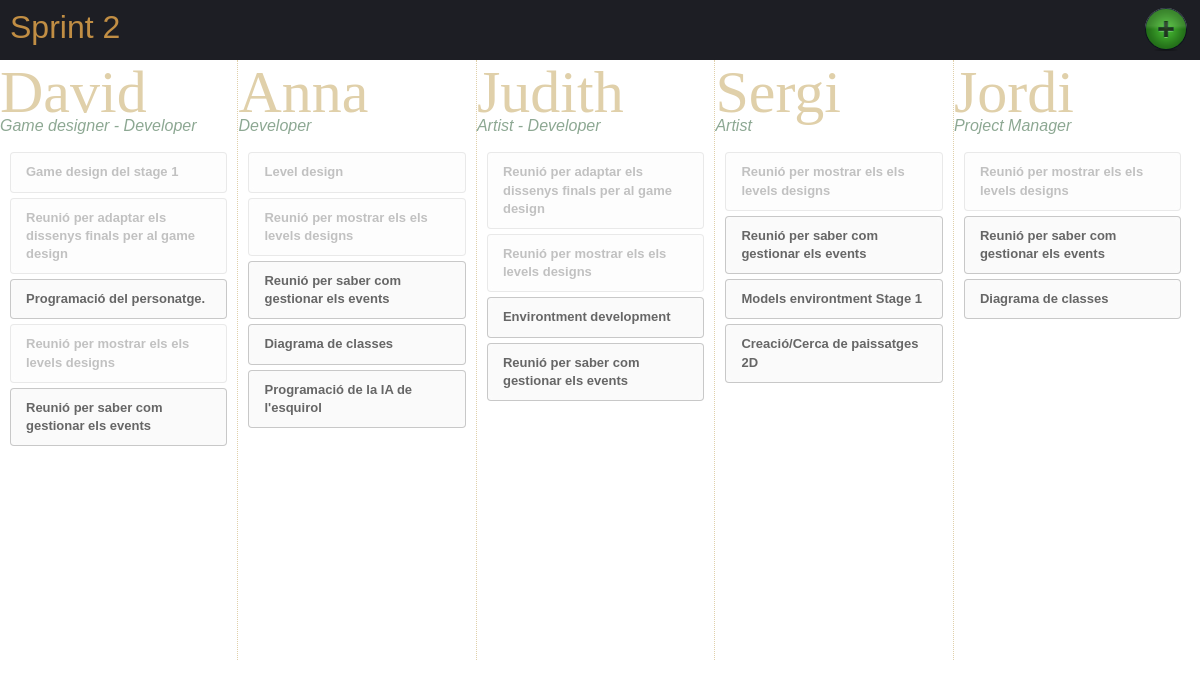
Page /index.php/home on the committed database.
### tables this page shows
CREATE TABLE `usuari` (
  `pk_usuari` int(11) NOT NULL AUTO_INCREMENT,
  `nom` varchar(100) NOT NULL,
  `cognoms` varchar(100) NOT NULL,
  `perfil` varchar(100) NOT NULL,
  PRIMARY KEY (`pk_usuari`)
);

CREATE TABLE `tasca_x_usuari` (
  `fk_tasca` int(5) NOT NULL,
  `fk_usuari` int(5) NOT NULL,
  `temps_dedicat` int(5) NOT NULL,
  KEY `fk_tasca` (`fk_tasca`,`fk_usuari`),
  KEY `fk_usuari` (`fk_usuari`)
);

CREATE TABLE `tasca` (
  `pk_tasca` int(5) NOT NULL AUTO_INCREMENT,
  `nom` varchar(100) NOT NULL,
  `explicacio` text NOT NULL,
  `data_fi` date NOT NULL,
  `fk_sprint` int(5) NOT NULL,
  `completada` int(1) NOT NULL DEFAULT '0',
  PRIMARY KEY (`pk_tasca`),
  KEY `fk_sprint` (`fk_sprint`)
);

### application/controllers/home.php (called while the page is built)
<?php if ( ! defined('BASEPATH')) exit('No direct script access allowed');
class Home extends CI_Controller {
	public function index()
	{
		$this->load->model('tasca', 'm_tasca', TRUE);
		$data['list_tasks'] 	= $this->m_tasca->getAllTasques();
		$data['list_usuaris'] 	= $this->m_tasca->getAllUsuaris();
		$data['sprint']		 	= $this->m_tasca->getAllSprints();
		$data['edit'] = false;
		$this->load->view('shared/header');
		$this->load->view('home', $data);
		$this->load->view('shared/footer');
	}
}
?>

### index.php (called while the page is built, shortened)
<?php
require_once BASEPATH.'core/CodeIgniter.php';

### application/models/tasca.php (called while the page is built, shortened)
<?php
class Tasca extends CI_Model {
    function getAllTasques()
    {
	    $this->db->select('*, DAY(tasca.data_fi) AS dia_datafi, MONTH(tasca.data_fi) AS mes_datafi, YEAR(tasca.data_fi) AS any_datafi,  usuari.nom as usuari_nom, tasca.nom as tasca_nom');
	    $this->db->from('tasca');
	    $this->db->join('tasca_x_usuari', 'tasca_x_usuari.fk_tasca = tasca.pk_tasca');
	    $this->db->join('usuari', 'usuari.pk_usuari = tasca_x_usuari.fk_usuari');
        $query = $this->db->get();
        return $query->result();
    }
    function getAllUsuaris()
    {
	    $this->db->select('*');
	    $this->db->from('usuari');
        $query = $this->db->get();
        return $query->result();
    }
    function getAllSprints()
    {
	    $this->db->select('*');
	    $this->db->from('sprint');
        $query = $this->db->get();
        return $query->result();
    }
}
?>

### application/views/home.php (the view, shortened to what this page needs)
<div id="content" role="main" class="wraper">
<?
$this->view('bar.php');
?>
	<section id="main_box">
	<ul>
		<?
		$cont = 1;
		foreach ($list_usuaris as $key_u => $item_u)
		{
			?><li id="box_<?=$item_u->pk_usuari?>" class="box_usuari <? if ($cont % 5 == 0) echo "last"; ?> <? if ($key_u == 0) echo "first"; ?>">
				<h2><?=$item_u->nom;?></h2><span><?=$item_u->perfil?></span>
				<ul id="boxu_<?=$item_u->pk_usuari?>" class="box_content">
					<?
					foreach ($list_tasks as $key_t => $item_t)
					{
						if ($item_t->fk_usuari == $item_u->pk_usuari)
						{
							?>
							<li id="task_<?=$item_t->pk_tasca?>" class="task
							<? if ($item_t->completada == 1)
							{
								?> completada"><?
							}else{
								?> pendent"><?
							}
								?><h4><a><?=$item_t->tasca_nom;?></a></h4>
							</li>
							<?
						}
					}
					?>
				</ul>
			</li><?
			$cont++;
		}
		?>
	</ul>
	</section>
<section class="clean"></section>
</div>

### application/views/shared/header.php (shortened to what this page needs)
<!DOCTYPE html>
 <html class="no-js">
    <head>
        <link rel="stylesheet" href="http://code.jquery.com/ui/1.10.0/themes/base/jquery-ui.css" />
        <link rel="stylesheet" href="css/normalize.css">
        <link rel="stylesheet" href="css/main.css">
        <link rel="stylesheet" href="css/styles.css">
    </head>
    <body>

### application/views/bar.php
<header>
	<h1 class="left">Sprint 2</h1>
	<a id="form_task_link" class="right" href="#"><img src="images/add_task.png" alt="Add Task" /></a>
</header>

### css/main.css (style rules this page uses)
html, button, input, select, textarea { color: #222; }
body { font-size: 1em; line-height: 1.4; }
img { vertical-align: middle; }

### css/styles.css (style rules this page uses)
h1, h2, h3, h4, h5, h6, h7, header, body, footer, ul { font-weight: normal;margin:0px;padding:0px; }
li { list-style: none; }
.left { float: left; }
.right { float: right; }
a { cursor: pointer; }
section.clean { clear: both;height: 10px;position: relative; }
header { position: relative; background-color: #1D1E24; color: #C18E44; padding: 5px 10px; height: 50px; }
.task { position: relative; padding: 10px 15px; margin:5px 0px; display: block; color: #666666; font-size: 12px; border: 1px solid rgba(0, 0, 0, 0.2); border-radius: 4px 4px 4px 4px; box-shadow: 0 0 5px rgba(255, 255, 255, 0.3) inset, 0 0 0 #000000; -moz-box-sizing: border-box; background-color: rgba(250, 250, 250, 0.9); background-image: -moz-linear-gradient(center top , rgba(255, 255, 255, 0.9) 0%, rgba(250, 250, 250, 0.9) 100%); }
.task h4 { position: relative; font-size: 13px; font-weight: bold; }
.task h4 a { color: inherit;text-decoration: none; }
.wraper { position: relative; width: 100%; margin:0 auto; }
#main_box .box_usuari { float: left; width: 19.79%; height: 600px; border-left:1px dotted #E0D0AA; }
#main_box .first { border:none; }
#main_box .box_usuari h2 { position: relative; margin-top: 10px; font-family: 'Arvo', serif; font-size: 60px; color: #E0D0AA; line-height: 45px; }
#main_box .box_usuari span { font-size: 16px;font-style: italic;color: #8DA893; }
.box_content { position: relative;padding:10px;height: 100%; }
.box_content li.completada { opacity: 0.4; }

### rows in the picture
usuari: nom "David", perfil "Game designer - Developer"
tasca_x_usuari: fk_tasca.nom "Game design del stage 1"
tasca_x_usuari: fk_tasca.nom "Reunió per adaptar els dissenys finals per al game design"
tasca_x_usuari: fk_tasca.nom "Programació del personatge."
tasca_x_usuari: fk_tasca.nom "Reunió per mostrar els els levels designs"
tasca_x_usuari: fk_tasca.nom "Reunió per saber com gestionar els events"
usuari: nom "Anna", perfil "Developer"
tasca_x_usuari: fk_tasca.nom "Level design"
tasca_x_usuari: fk_tasca.nom "Reunió per mostrar els els levels designs"
tasca_x_usuari: fk_tasca.nom "Reunió per saber com gestionar els events"
tasca_x_usuari: fk_tasca.nom "Diagrama de classes"
tasca_x_usuari: fk_tasca.nom "Programació de la IA de l'esquirol"
usuari: nom "Judith", perfil "Artist - Developer"
tasca_x_usuari: fk_tasca.nom "Reunió per adaptar els dissenys finals per al game design"
tasca_x_usuari: fk_tasca.nom "Reunió per mostrar els els levels designs"
tasca_x_usuari: fk_tasca.nom "Environtment development"
tasca_x_usuari: fk_tasca.nom "Reunió per saber com gestionar els events"
usuari: nom "Sergi", perfil "Artist"
tasca_x_usuari: fk_tasca.nom "Reunió per mostrar els els levels designs"
tasca_x_usuari: fk_tasca.nom "Reunió per saber com gestionar els events"
tasca_x_usuari: fk_tasca.nom "Models environtment Stage 1"
tasca_x_usuari: fk_tasca.nom "Creació/Cerca de paissatges 2D"
usuari: nom "Jordi", perfil "Project Manager"
tasca_x_usuari: fk_tasca.nom "Reunió per mostrar els els levels designs"
tasca_x_usuari: fk_tasca.nom "Reunió per saber com gestionar els events"
tasca_x_usuari: fk_tasca.nom "Diagrama de classes"
